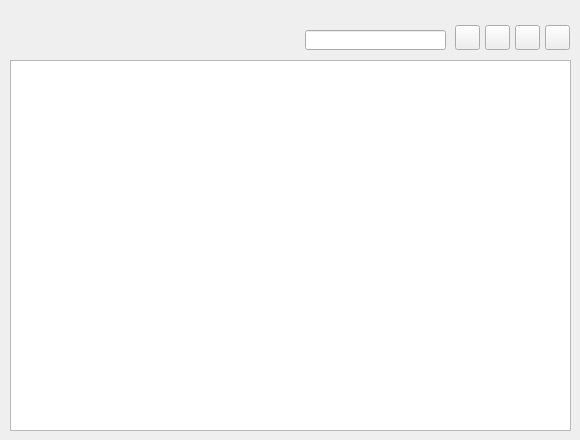
    <widget class="QWidget" name="tab_7">
     <attribute name="title">
      <string>Element</string>
     </attribute>
     <widget class="QPushButton" name="btn_insert">
      <property name="geometry">
       <rect>
        <x>455</x>
        <y>25</y>
        <width>25</width>
        <height>25</height>
       </rect>
      </property>
      <property name="text">
       <string/>
      </property>
      <property name="icon">
       <iconset>
        <normaloff>../../../codesprint_20/gw_rc2_new_forms/icons/widgets/111.png</normaloff>../../../codesprint_20/gw_rc2_new_forms/icons/widgets/111.png</iconset>
      </property>
     </widget>
     <widget class="QPushButton" name="btn_snapping_14">
      <property name="geometry">
       <rect>
        <x>515</x>
        <y>25</y>
        <width>25</width>
        <height>25</height>
       </rect>
      </property>
      <property name="text">
       <string/>
      </property>
      <property name="icon">
       <iconset>
        <normaloff>../../../codesprint_20/gw_rc2_new_forms/icons/widgets/170.png</normaloff>../../../codesprint_20/gw_rc2_new_forms/icons/widgets/170.png</iconset>
      </property>
     </widget>
     <widget class="QLineEdit" name="lineEdit">
      <property name="geometry">
       <rect>
        <x>305</x>
        <y>30</y>
        <width>141</width>
        <height>20</height>
       </rect>
      </property>
     </widget>
     <widget class="QPushButton" name="btn_snapping">
      <property name="geometry">
       <rect>
        <x>545</x>
        <y>25</y>
        <width>25</width>
        <height>25</height>
       </rect>
      </property>
      <property name="text">
       <string/>
      </property>
      <property name="icon">
       <iconset>
        <normaloff>../../../codesprint_20/gw_rc2_new_forms/icons/widgets/171.png</normaloff>../../../codesprint_20/gw_rc2_new_forms/icons/widgets/171.png</iconset>
      </property>
     </widget>
     <widget class="QTableView" name="tbl_element">
      <property name="geometry">
       <rect>
        <x>10</x>
        <y>60</y>
        <width>561</width>
        <height>371</height>
       </rect>
      </property>
      <property name="sortingEnabled">
       <bool>true</bool>
      </property>
     </widget>
     <widget class="QPushButton" name="btn_delete">
      <property name="geometry">
       <rect>
        <x>485</x>
        <y>25</y>
        <width>25</width>
        <height>25</height>
       </rect>
      </property>
      <property name="text">
       <string/>
      </property>
      <property name="icon">
       <iconset>
        <normaloff>../../../codesprint_20/gw_rc2_new_forms/icons/widgets/112.png</normaloff>../../../codesprint_20/gw_rc2_new_forms/icons/widgets/112.png</iconset>
      </property>
     </widget>
    </widget>
